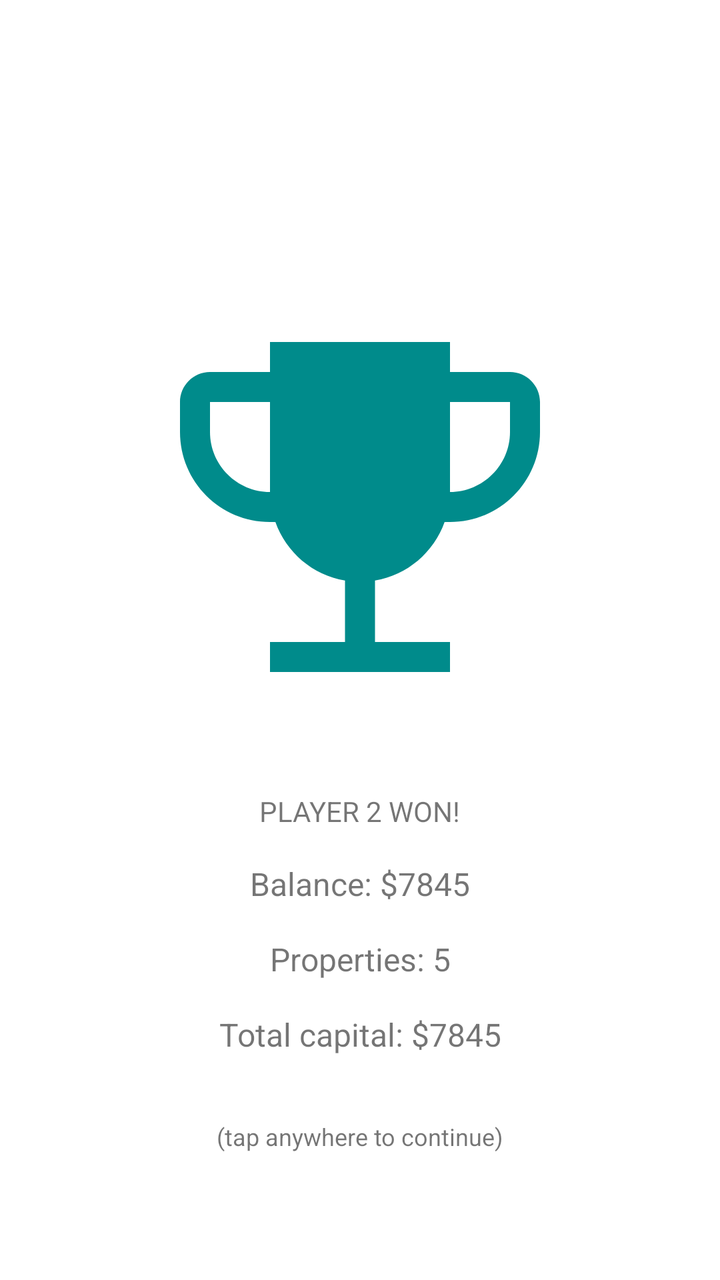
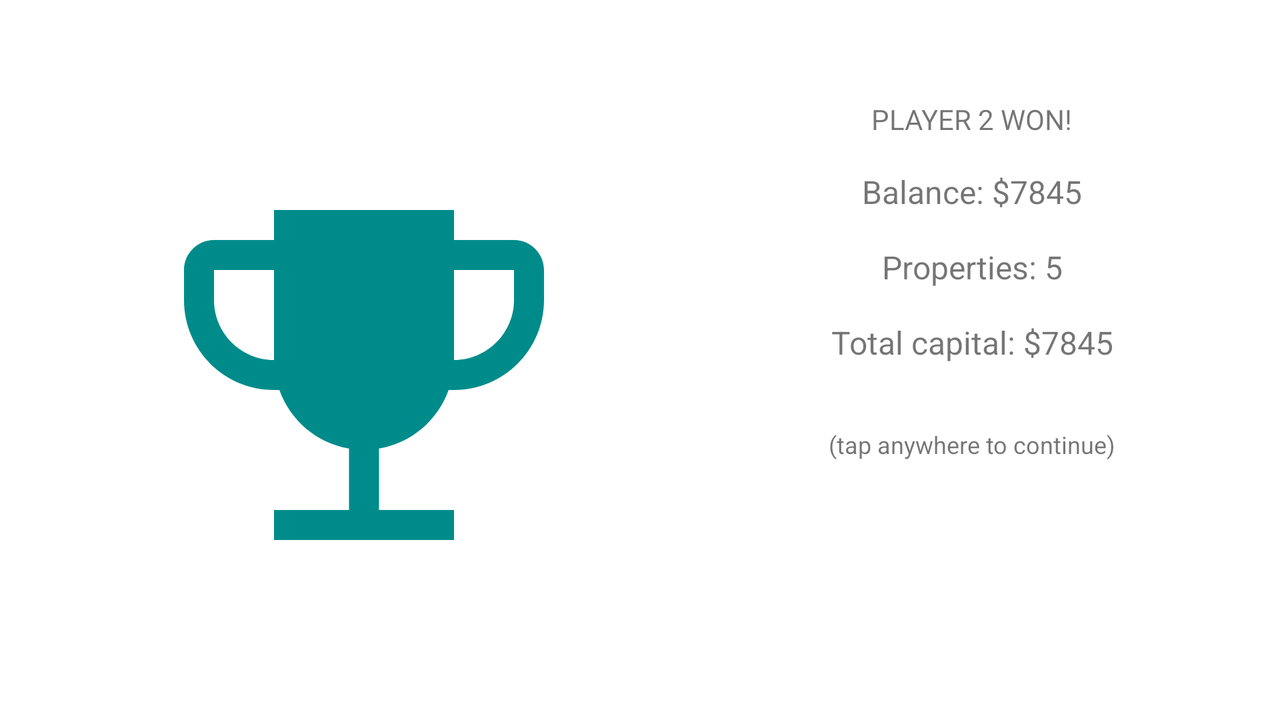

An Android layout and its configuration variant, each rendered on a device that would load it. The default file and the variant file are quoted in full after the pictures.
<!-- AndroidManifest.xml: application theme Theme.Monopoly -->
<!-- res/layout/fragment_game_over.xml -->
<?xml version="1.0" encoding="utf-8"?>
<FrameLayout xmlns:android="http://schemas.android.com/apk/res/android"
    xmlns:tools="http://schemas.android.com/tools"
    android:layout_width="match_parent"
    android:layout_height="match_parent"
    xmlns:app="http://schemas.android.com/apk/res-auto"
    tools:context=".GameOverFragment"
    android:id="@+id/layout_game_over">

    <androidx.constraintlayout.widget.ConstraintLayout
        android:layout_width="match_parent"
        android:layout_height="match_parent">

        <androidx.constraintlayout.widget.Guideline

            app:layout_constraintGuide_percent="0.15"
            android:id="@+id/guideline5"
            android:layout_width="wrap_content"
            android:layout_height="wrap_content"
            android:orientation="horizontal" />

        <ImageView
            android:id="@+id/trophyimage"
            app:layout_constraintTop_toTopOf="@id/guideline5"
            app:layout_constraintLeft_toLeftOf="parent"
            app:layout_constraintRight_toRightOf="parent"
            android:src="@drawable/baseline_emoji_events_20x"
            android:layout_width="match_parent"
            android:layout_height="wrap_content" />

        <TextView
            android:id="@+id/textview_player_winner"
            android:textSize="@dimen/h3"
            tools:text="PLAYER 2 WON!"
            app:layout_constraintLeft_toLeftOf="parent"
            app:layout_constraintRight_toRightOf="parent"
            app:layout_constraintTop_toBottomOf="@id/trophyimage"
            android:layout_width="wrap_content"
            android:layout_height="wrap_content" />


        <TextView
            android:id="@+id/textview_balance"
            android:layout_marginTop="@dimen/h4"
            tools:text="Balance: $7845"
            android:textSize="@dimen/h4"
            android:layout_width="wrap_content"
            android:layout_height="wrap_content"
            app:layout_constraintLeft_toLeftOf="parent"
            app:layout_constraintRight_toRightOf="parent"
            app:layout_constraintTop_toBottomOf="@id/textview_player_winner" />


        <TextView
            android:id="@+id/textview_total_properties"
            android:layout_marginTop="@dimen/h4"
            tools:text="Properties: 5"
            android:textSize="@dimen/h4"
            android:layout_width="wrap_content"
            android:layout_height="wrap_content"
            app:layout_constraintLeft_toLeftOf="parent"
            app:layout_constraintRight_toRightOf="parent"
            app:layout_constraintTop_toBottomOf="@id/textview_balance"/>

        <TextView
            android:id="@+id/textview_total_capital"
            android:layout_marginTop="@dimen/h4"
            tools:text="Total capital: $7845"
            android:textSize="@dimen/h4"
            android:layout_width="wrap_content"
            android:layout_height="wrap_content"
            app:layout_constraintLeft_toLeftOf="parent"
            app:layout_constraintRight_toRightOf="parent"
            app:layout_constraintTop_toBottomOf="@id/textview_total_properties" />

        <TextView
            android:layout_marginTop="32sp"
            android:text="(tap anywhere to continue)"
            android:textSize="12sp"
            android:layout_width="wrap_content"
            android:layout_height="wrap_content"
            app:layout_constraintLeft_toLeftOf="parent"
            app:layout_constraintRight_toRightOf="parent"
            app:layout_constraintTop_toBottomOf="@id/textview_total_capital" />


    </androidx.constraintlayout.widget.ConstraintLayout>
</FrameLayout>
<!-- resources referenced by this layout -->
<resources>
  <dimen name="h4">16sp</dimen>
  <!-- drawable baseline_emoji_events_20x (drawable-mdpi) -->
  <vector xmlns:android="http://schemas.android.com/apk/res/android"
      android:width="300dp"
      android:height="300dp"
      android:viewportWidth="20"
      android:viewportHeight="20">
    <path
        android:fillColor="@color/cyan"
        android:pathData="M15,6h-2V5H7v1H5C4.45,6 4,6.45 4,7v1c0,1.66 1.34,3 3,3h0.18c0.36,1.01 1.24,1.77 2.32,1.95V15H7v1h2.5h1H13v-1h-2.5v-2.05c1.08,-0.18 1.96,-0.94 2.32,-1.95H13c1.66,0 3,-1.34 3,-3V7C16,6.45 15.55,6 15,6zM7,10c-1.1,0 -2,-0.9 -2,-2V7h2V10zM15,8c0,1.1 -0.9,2 -2,2V7h2V8z"/>
  </vector>
  <style name="Theme.Monopoly" parent="Theme.MaterialComponents.DayNight.DarkActionBar">
          
          <item name="colorPrimary">@color/cyan</item>
          <item name="colorPrimaryVariant">@color/dark_cyan</item>
          <item name="colorOnPrimary">@color/white</item>
          
          <item name="colorSecondary">@color/teal_200</item>
          <item name="colorSecondaryVariant">@color/teal_700</item>
          <item name="colorOnSecondary">@color/black</item>
          
          <item name="android:statusBarColor" tools:targetApi="l">?attr/colorPrimaryVariant</item>
          
      </style>
  <color name="cyan">#008B8B</color>
  <color name="dark_cyan">#003C3C</color>
  <color name="white">#FFFFFFFF</color>
  <color name="teal_200">#FF03DAC5</color>
  <color name="teal_700">#FF018786</color>
  <color name="black">#FF000000</color>
</resources>
<!-- res/layout-land/fragment_game_over.xml (the repository's variant of the layout above) -->
<!-- drawn on the phone turned sideways -->
<?xml version="1.0" encoding="utf-8"?>
<FrameLayout xmlns:android="http://schemas.android.com/apk/res/android"
    xmlns:tools="http://schemas.android.com/tools"
    android:layout_width="match_parent"
    android:layout_height="match_parent"
    xmlns:app="http://schemas.android.com/apk/res-auto"
    tools:context=".GameOverFragment"
    android:id="@+id/layout_game_over">

    <androidx.constraintlayout.widget.ConstraintLayout
        android:layout_width="match_parent"
        android:layout_height="match_parent">

        <androidx.constraintlayout.widget.Guideline

            app:layout_constraintGuide_percent="0.05"
            android:id="@+id/guideline5"
            android:layout_width="wrap_content"
            android:layout_height="wrap_content"
            android:orientation="vertical" />

        <ImageView
            android:id="@+id/trophyimage"
            app:layout_constraintTop_toTopOf="parent"
            app:layout_constraintBottom_toBottomOf="parent"
            app:layout_constraintLeft_toRightOf="@id/guideline5"
            android:src="@drawable/baseline_emoji_events_20x"
            android:layout_width="wrap_content"
            android:layout_height="wrap_content" />


        <androidx.constraintlayout.widget.ConstraintLayout
            android:layout_width="0dp"
            android:layout_height="match_parent"
            app:layout_constraintTop_toTopOf="parent"
            app:layout_constraintBottom_toBottomOf="parent"
            app:layout_constraintLeft_toRightOf="@id/trophyimage"
            app:layout_constraintRight_toRightOf="parent"
            >
            <TextView
                android:layout_marginTop="50dp"
                android:id="@+id/textview_player_winner"
                android:textSize="@dimen/h3"
                tools:text="PLAYER 2 WON!"
                app:layout_constraintLeft_toLeftOf="parent"
                app:layout_constraintRight_toRightOf="parent"
                app:layout_constraintTop_toTopOf="parent"
                android:layout_width="wrap_content"
                android:layout_height="wrap_content" />


            <TextView
                android:id="@+id/textview_balance"
                android:layout_marginTop="@dimen/h4"
                tools:text="Balance: $7845"
                android:textSize="@dimen/h4"
                android:layout_width="wrap_content"
                android:layout_height="wrap_content"
                app:layout_constraintLeft_toLeftOf="parent"
                app:layout_constraintRight_toRightOf="parent"
                app:layout_constraintTop_toBottomOf="@id/textview_player_winner" />


            <TextView
                android:id="@+id/textview_total_properties"
                android:layout_marginTop="@dimen/h4"
                tools:text="Properties: 5"
                android:textSize="@dimen/h4"
                android:layout_width="wrap_content"
                android:layout_height="wrap_content"
                app:layout_constraintLeft_toLeftOf="parent"
                app:layout_constraintRight_toRightOf="parent"
                app:layout_constraintTop_toBottomOf="@id/textview_balance"/>

            <TextView
                android:id="@+id/textview_total_capital"
                android:layout_marginTop="@dimen/h4"
                tools:text="Total capital: $7845"
                android:textSize="@dimen/h4"
                android:layout_width="wrap_content"
                android:layout_height="wrap_content"
                app:layout_constraintLeft_toLeftOf="parent"
                app:layout_constraintRight_toRightOf="parent"
                app:layout_constraintTop_toBottomOf="@id/textview_total_properties" />

            <TextView
                android:layout_marginTop="32sp"
                android:text="(tap anywhere to continue)"
                android:textSize="12sp"
                android:layout_width="wrap_content"
                android:layout_height="wrap_content"
                app:layout_constraintLeft_toLeftOf="parent"
                app:layout_constraintRight_toRightOf="parent"
                app:layout_constraintTop_toBottomOf="@id/textview_total_capital" />


        </androidx.constraintlayout.widget.ConstraintLayout>


    </androidx.constraintlayout.widget.ConstraintLayout>
</FrameLayout>
